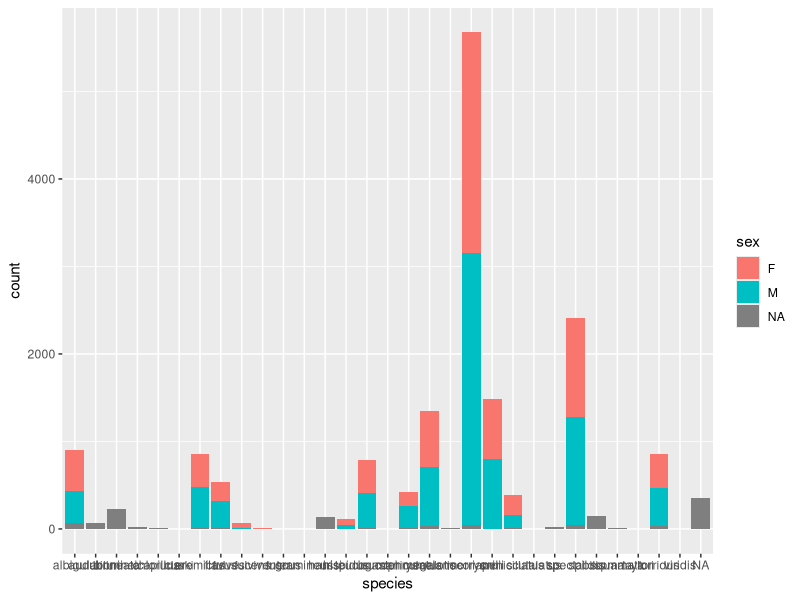
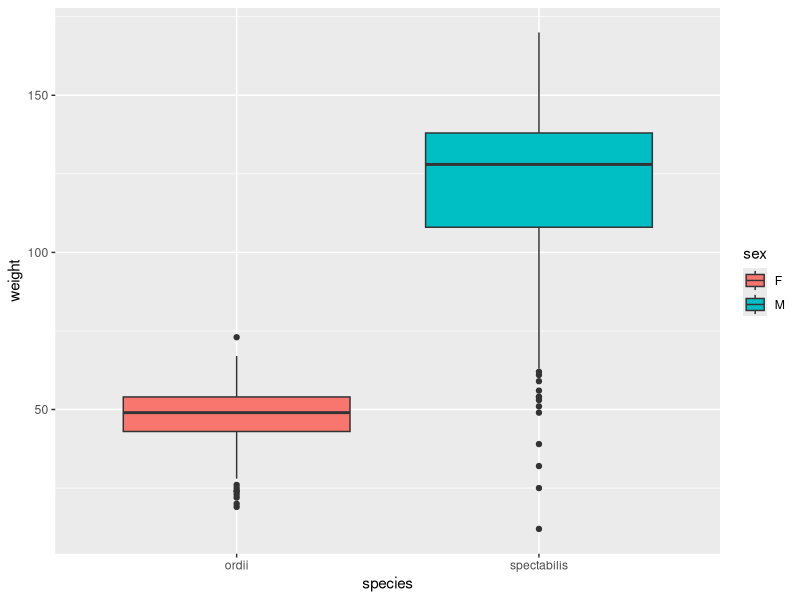

Write the R code that produced these figures, in order.
# Minimal reproducible example script
# Loading the tidyverse package
library(tidyverse)
# Uploading the dataset that is currently saved in the project's data folder
surveys <- read_csv("data/surveys_complete_77_89.csv")

# Take a look at the data
glimpse(surveys)

# or you can use
str(surveys)

table(surveys$taxa)

# Barplot of rodent species by sex
ggplot(surveys, aes(x = species, fill = sex)) +
  geom_bar()

# Filter to focal species and known sex
rodents_subset <- surveys %>%
  filter(species == c("ordii", "spectabilis"),
         sex == c("F", "M"))

# Add common names
# common_names <- data.frame(species = unique(rodents_subset$species), common_name = c("Ord's", "Banner-tailed"))
# common_names

# Try again, re-ordering the common names
common_names <- data.frame(species = sort(unique(rodents_subset$species)), common_name = c("Ord's", "Banner-Tailed"))
rodents_subset <- left_join(rodents_subset, common_names, by = "species")

# Explore k-rat weights
weight_model <- lm(weight ~ species + sex, data = rodents_subset)
summary(weight_model)

# Weight by species and sex
rodents_subset %>%
  ggplot(aes(y = weight, x = species, fill = sex)) +
  geom_boxplot()

# Subsetted dataset
table(rodents_subset$sex, rodents_subset$species)

# Original dataset
table(surveys$sex, surveys$species)
